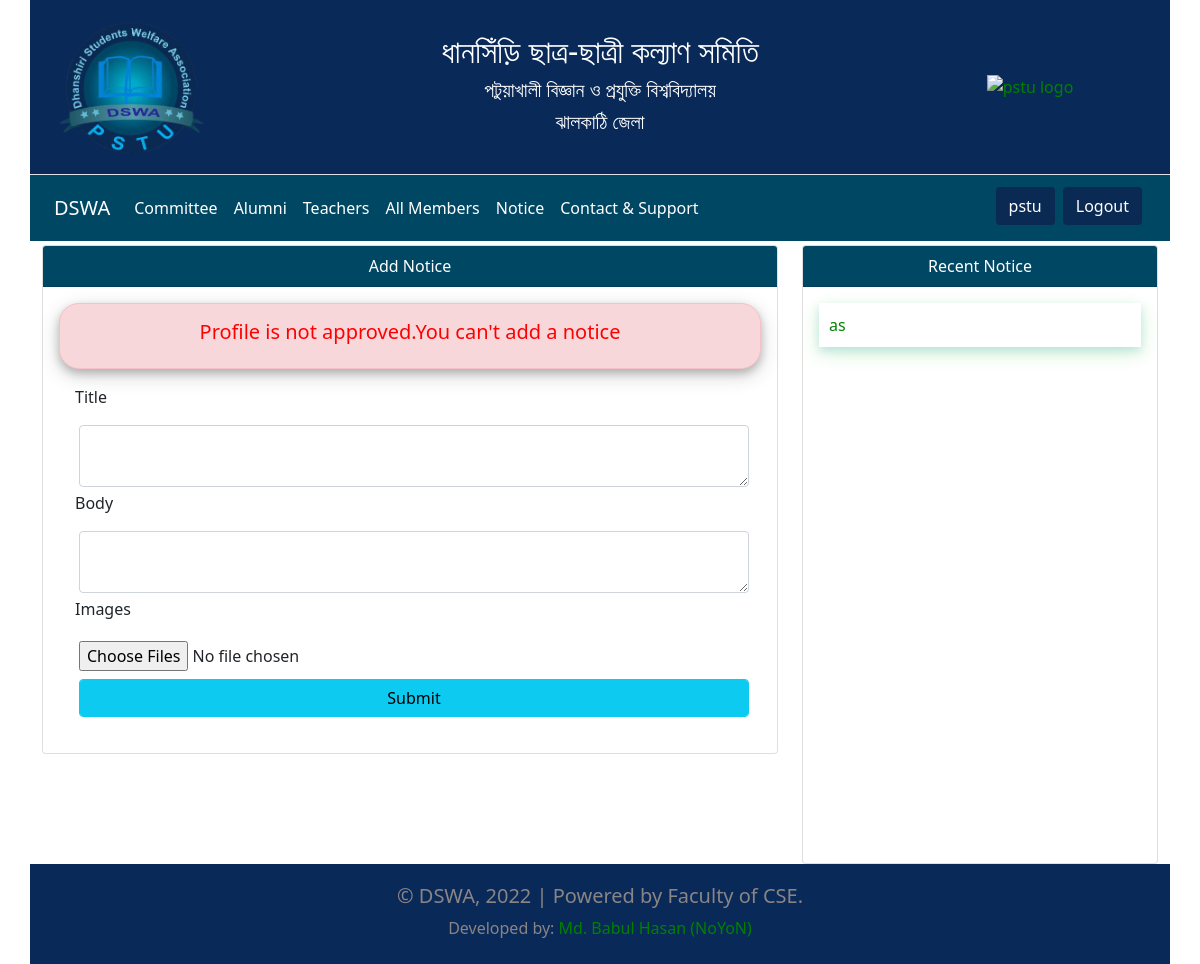
Before: /notice (signed in) with the older database file.
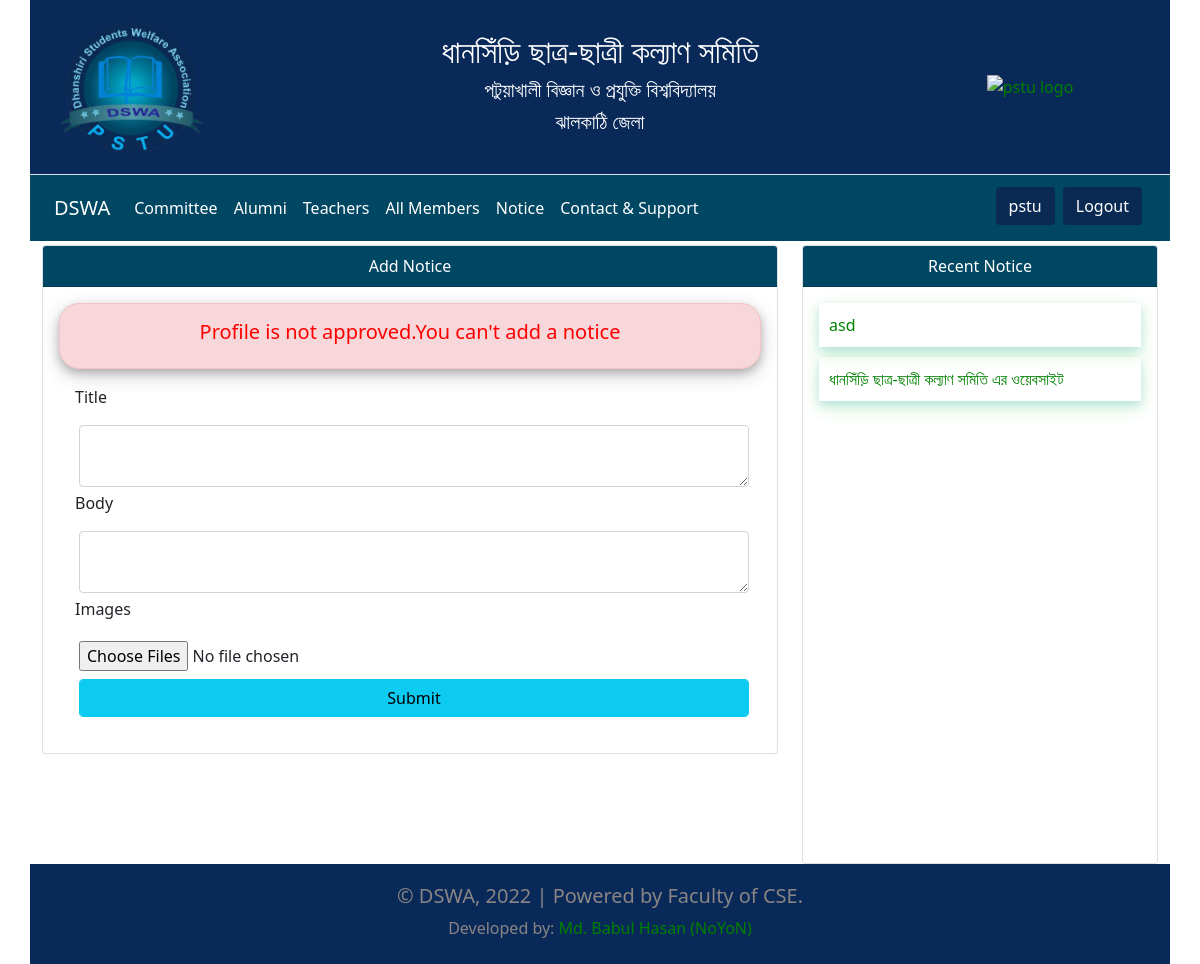
After: the same page with the newer database file.
### APP_Member/models.py (models this page shows, shortened)
class Notice(models.Model):
    user = models.ForeignKey(User, on_delete=models.CASCADE)
    time = models.DateTimeField(auto_now=True, blank=True, null=True)
    title = models.TextField(max_length=1000)
    body = models.TextField(max_length=10000,blank=True,null=True)
    def get_absolute_url(self):
        return f"/view/{self.id}/"

### APP_Member/views.py (the view, shortened to what this page needs)
# urls.py: path('notice', views.notice, name='notice'),
@login_required(login_url='login')
def notice(request):
    user = request.user
    if user.first_name == "teacher":
        try:
            Profile = Teacher.objects.get(user=user)
        except:
            return redirect('profile')
    else:
        try:
            Profile = Student.objects.get(user=user)
        except:
            return redirect('profile')
    if not Profile.is_approved:
        messages.info(request, "Profile is not approved.You can't add a notice")
    notices = Notice.objects.all().order_by("-id")
    return render(request, 'notice.html', {'notices': notices})

### template/notice.html (shortened to what this page needs)
{% extends "main.html" %}
{% load static %}
{% block content %}
    <div class="container">
        <div class="row">
            <div class="col-md-8">
                <div class=" card">
                    <div style="background-color: #004763;color: white" class="card-header text-center">
                        Add Notice
                    </div>
                    <div class="card-body">
                        {% for message in messages %}
                            <div class="profile-box alert alert-danger" role="alert">
                                <h5 style="color:red;text-align: center">{{ message }}</h5>
                            </div>
                        {% endfor %}
                        <form class="m-3" action="{% url 'notice' %}" method="post" enctype="multipart/form-data">
                            <p>Title</p>
                            <textarea required class="form-control m-1" name="title"></textarea>
                            <p>Body</p>
                            <textarea required class="form-control m-1" name="body"></textarea>
                            <p>Images</p>
                            <input class="m-1" name="images" type="file" multiple>
                            <input class="m-1 form-control btn btn-info" type="submit" value="Submit">
                        </form>
                    </div>
                </div>
            </div>
            <div class="col-md-4">
                <div class=" card">
                    <div style="background-color: #004763;color: white" class="card-header text-center">
                        Recent Notice
                    </div>
                    <div class="card-body" style="height:72vh; overflow-y: scroll;">
                        {% for notice in notices %}
                            <div class="notice div ">
                                <a style="" href="{{ notice.get_absolute_url }}">{{ notice.title }}</a>
                            </div>
                        {% endfor %}
                    </div>
                </div>
            </div>
        </div>
    </div>
{% endblock %}

Changed rows visible on the page:
removed Notice: title "as"
added Notice: title "asd"
added Notice: title "ধানসিঁড়ি ছাত্র-ছাত্রী কল্যাণ সমিতি এর ওয়েবসাইট"
